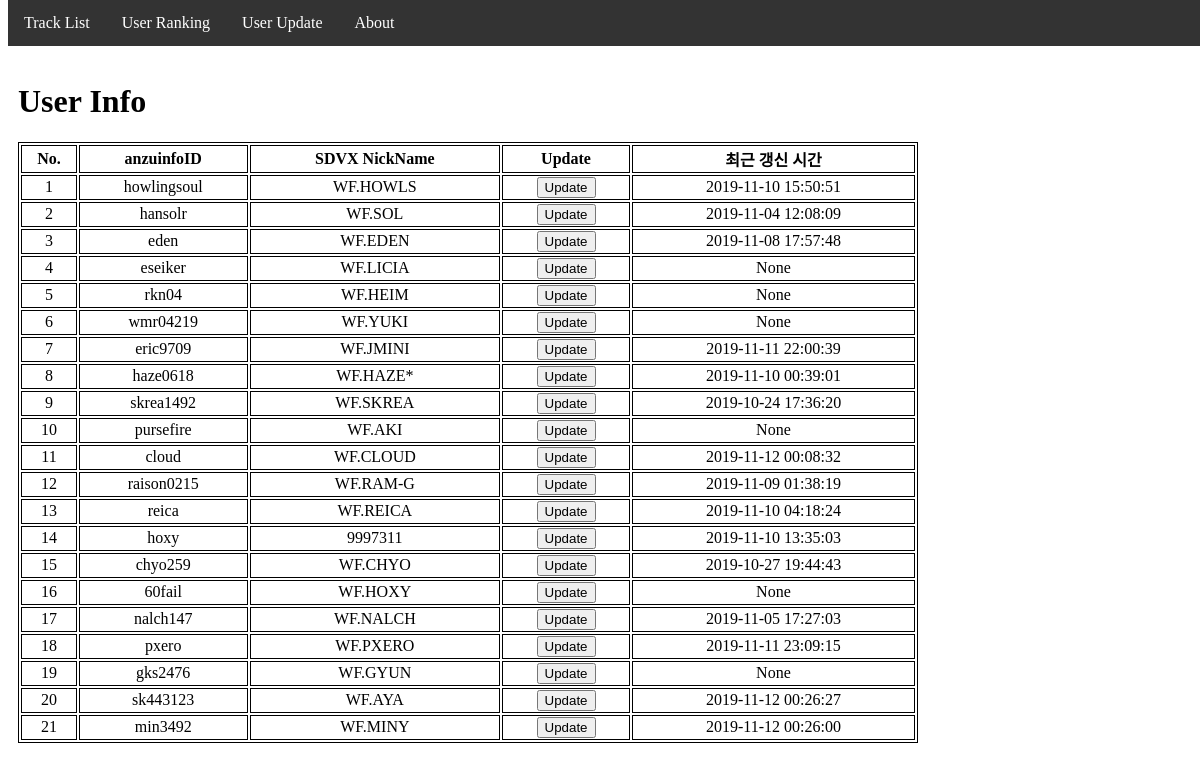
Before: /UserInfoUpdate with the older database file.
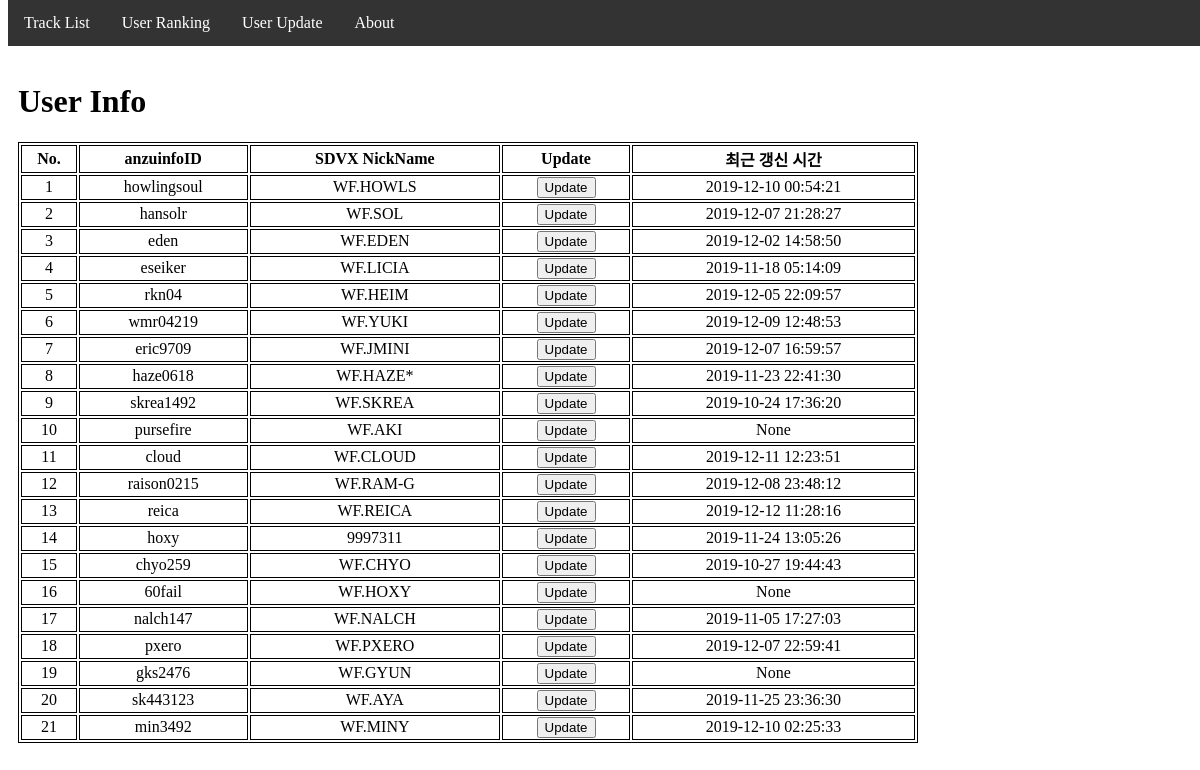
After: the same page with the newer database file.
### tables this page shows
CREATE TABLE "UserInfo" (
"UserNumber"INT,
"UserID"TEXT,
"UserName"TEXT,
"PUCcount"INT,
"PUCEXHupperCount"INT,
"FirstRankCount"INT,
"VolForce"INTEGER,
"RecentUpdateTime"TEXT
, First18LvCount INTEGER, First17LvCount INTEGER, First19LvCount INTEGER);

### run.py (the view)
@app.route('/UserInfoUpdate')
def UserInfoUpdate():
    conn = sqlite3.connect("SDVXRanking.db")
    cur = conn.cursor()
    sql = "select * from UserInfo;"
    cur.execute(sql)
    UserList = cur.fetchall()
    conn.close()
    return render_template('UserInfoUpdate.html', UserList=UserList)

### templates/UserInfoUpdate.html (shortened to what this page needs)
{% extends 'layout.html' %}
{% block content %}
<div>
      <h1 style="margin-left:10px;">User Info</h1>
      <div class="RankingTable">
        <table>
          <th>No.</th>
          <th>anzuinfoID</th>
          <th>SDVX NickName</th>
          <th>Update</th>
          <th>최근 갱신 시간</th>
          {% for user in UserList %}
          <tr>
              {% for elem in user[0:3] %}
                <td>{{elem}}</td>
              {% endfor %}
              <td>
                <input type="button" value="Update" onclick="UpdateCheck('{{user[1]}}')">
              </td>
              <td>
                {{user[7]}}
              </td>
          </tr>
          {% endfor %}
        </table>
      </div>
</div>
<br/>
{% endblock %}

### templates/layout.html (shortened to what this page needs)
<!DOCTYPE HTML>
<html>
  <head>
    <link rel="stylesheet" href="{{ url_for('static', filename='css/mainpage.css') }}">
  </head>
  <body>
      <div class="topmenu">
        <ul>
          <li><a href={{url_for('MainIndex')}}>Track List</a></li>
          <li><a href="{{url_for('UserRanking')}}">User Ranking</a></li>
          <li><a href="{{url_for('UserInfoUpdate')}}">User Update</a></li>
          <li><a href="{{url_for('About')}}">About</a></li>
        </ul>
      </div>
    <br /><br /><br />
      {% block content %}{% endblock %}
  </body>
</html>

### static/css/mainpage.css (style rules this page uses)
.TrackList th, td { border: 1px solid black; }
.RankingTable table { width: 900px; border: 1px solid black; text-align: center; margin: 5px 10px 10px 10px; }
.RankingTable th, td { border: 1px solid black; }
.UserRankingTable th, td { border: 1px solid black; }
.topmenu ul { list-style-type: none; margin: 0; padding: 0; overflow: hidden; background-color: #333; position: fixed; top: 0; bottom: 10; width: 100%; }
.topmenu li { float: left; }
.topmenu li a { display: block; color: white; text-align: center; padding: 14px 16px; text-decoration: none; }

Changed rows visible on the page:
changed UserInfo "howlingsoul": RecentUpdateTime "2019-11-10 15:50:51" → "2019-12-10 00:54:21"
changed UserInfo "hansolr": RecentUpdateTime "2019-11-04 12:08:09" → "2019-12-07 21:28:27"
changed UserInfo "eden": RecentUpdateTime "2019-11-08 17:57:48" → "2019-12-02 14:58:50"
changed UserInfo "eseiker": RecentUpdateTime "None" → "2019-11-18 05:14:09"
changed UserInfo "rkn04": RecentUpdateTime "None" → "2019-12-05 22:09:57"
changed UserInfo "wmr04219": RecentUpdateTime "None" → "2019-12-09 12:48:53"
changed UserInfo "eric9709": RecentUpdateTime "2019-11-11 22:00:39" → "2019-12-07 16:59:57"
changed UserInfo "haze0618": RecentUpdateTime "2019-11-10 00:39:01" → "2019-11-23 22:41:30"
changed UserInfo "cloud": RecentUpdateTime "2019-11-12 00:08:32" → "2019-12-11 12:23:51"
changed UserInfo "raison0215": RecentUpdateTime "2019-11-09 01:38:19" → "2019-12-08 23:48:12"
changed UserInfo "reica": RecentUpdateTime "2019-11-10 04:18:24" → "2019-12-12 11:28:16"
changed UserInfo "hoxy": RecentUpdateTime "2019-11-10 13:35:03" → "2019-11-24 13:05:26"
changed UserInfo "pxero": RecentUpdateTime "2019-11-11 23:09:15" → "2019-12-07 22:59:41"
changed UserInfo "sk443123": RecentUpdateTime "2019-11-12 00:26:27" → "2019-11-25 23:36:30"
changed UserInfo "min3492": RecentUpdateTime "2019-11-12 00:26:00" → "2019-12-10 02:25:33"
